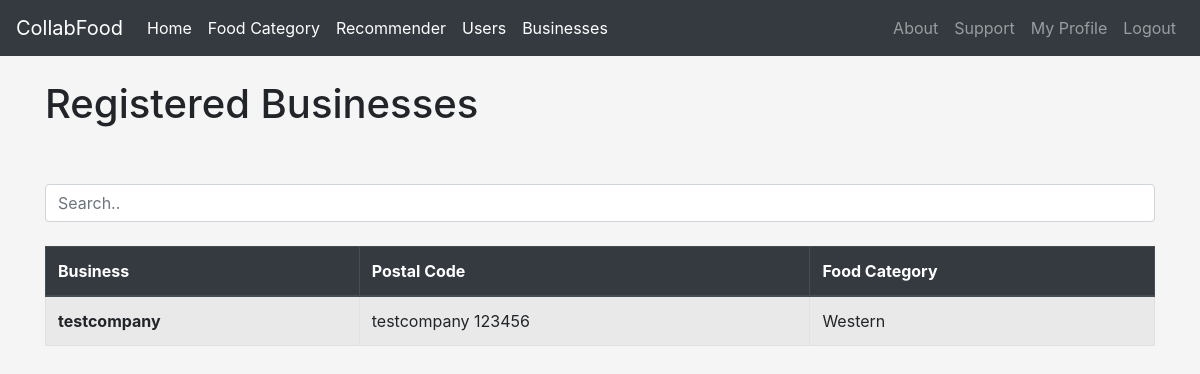
Page /registeredbusinesses (signed in) on the earlier database version.
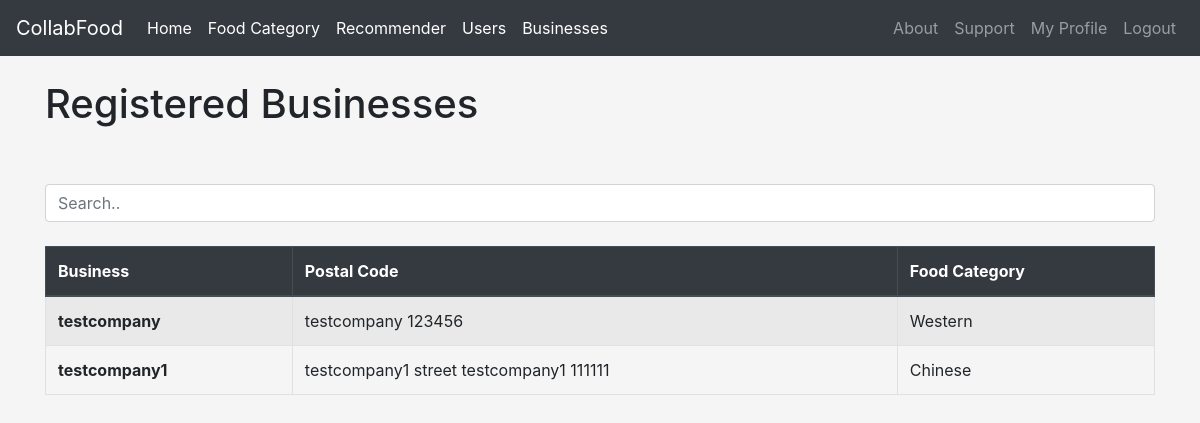
Same page on the later database version.
### Homepage/models.py (models this page shows, shortened)
class BusinessProfile(models.Model):
	user = models.ForeignKey(User, on_delete=models.CASCADE)
	companyName = models.CharField(max_length=50)
	uen = models.CharField(max_length=10)
	phone = models.CharField(max_length=8)
	address = models.CharField(max_length=100)
	postalCode = models.CharField(max_length=6)
	foodCategory = models.ForeignKey(FoodCategory, on_delete=models.CASCADE, related_name='business_food_category')

class FoodCategory(models.Model):
	categoryName = models.CharField(max_length=30)
	adminID = models.IntegerField()

### Homepage/views.py (the view)
# urls.py: path('registeredbusinesses',views.registered_businesses ,name='registeredBusinesses'),
def registered_businesses(request):
	user_type = UserType.objects.get(user=request.user)
	if user_type.userType in ['user','business']:
		businesses = BusinessProfile.objects.filter(user__is_active=True)
	else:
		businesses = BusinessProfile.objects.all()
	context = {'user_type': user_type, 'businesses':businesses}
	return render(request, 'registeredbusinesses.html', context)

### Homepage/templates/registeredbusinesses.html (shortened to what this page needs)
{% extends 'base.html' %}
{% block content %}
<h1>Registered Businesses</h1>
<br>
<br>
<input class="form-control" id="searchCategory" type="text" placeholder="Search..">
<br>
<table class="table table-striped table-bordered table-hover">
  <thead class="thead-dark">
    <tr>
      <th scope="col">Business</th>
      <th scope="col">Postal Code</th>
      <th scope="col">Food Category</th>
    </tr>
  </thead>
  <tbody id="Category">
  	{% if businesses %}
  		{% for item in businesses%}
  			<tr>
  			<th scope="row">{{ item.companyName }}</th>
  			<td>{{item.address}} {{item.postalCode}}</td>
  			<td>{{item.foodCategory.categoryName}}</td>
  			</tr>
  		{% endfor %}
  	{% endif %}
  </tbody>
</table>
{% endblock %}

### Homepage/templates/base.html (shortened to what this page needs)
<!doctype html>
<html lang="en">
  <head>
    <link rel="stylesheet" href="https://cdn.jsdelivr.net/npm/bootstrap@4.6.2/dist/css/bootstrap.min.css">
  </head>
  <body style="background-color: #f5f5f5;">
  	<nav class="navbar sticky-top navbar-expand-lg navbar-dark bg-dark">
	  <a class="navbar-brand" href="{% url 'landing' %}">CollabFood</a>
	  <div class="collapse navbar-collapse" id="navbarSupportedContent">
	    <ul class="navbar-nav mr-auto">
	      {% if user.is_authenticated %}
					{% if user_type.userType == 'admin' %}
		      <li class="nav-item active">
					  <a class="nav-link" href="{% url 'adminhome' %}">Home <span class="sr-only">(current)</span></a>
					</li>
					<li class="nav-item active">
					    <a class="nav-link" href="{% url 'foodcategory' %}">Food Category <span class="sr-only">(current)</span></a>
				  </li>
				  <li class="nav-item active">
					  <a class="nav-link" href="{% url 'recommenderpage' %}">Recommender <span class="sr-only">(current)</span></a>
					</li>
					<li class="nav-item active">
					  <a class="nav-link" href="{% url 'searchusers' %}">Users <span class="sr-only">(current)</span></a>
					</li>
					{% elif user_type.userType == 'business'%}
		      <li class="nav-item active">
					  <a class="nav-link" href="{% url 'landing' %}">Home <span class="sr-only">(current)</span></a>
					</li>
					{% endif %}
					<li class="nav-item active">
					    <a class="nav-link" href="{% url 'registeredBusinesses' %}">Businesses <span class="sr-only">(current)</span></a>
				  </li>
	      {% endif %}
	    </ul>
	    <ul class="navbar-nav ml-auto">
	    	<li class="nav-item">
	        <a class="nav-link" href="{% url 'about' %}">About <span class="sr-only">(current)</span></a>
	      </li>
	    	<li class="nav-item">
        	<a class="nav-link" href="{% url 'customersupport' %}">Support <span class="sr-only">(current)</span></a>
	      </li>
	    	{% if user.is_authenticated %}
	    		<li class="nav-item">
					  <a class="nav-link" href="{% url 'profile' %}">My Profile <span class="sr-only">(current)</span></a>
					</li>
		      <li class="nav-item">
	        	<a class="nav-link" href="{% url 'logout' %}">Logout <span class="sr-only">(current)</span></a>
		      </li>
	    	{% endif %}
	    </ul>
	  </div>
	</nav>
	<div class="container">
		<br>
		{% block content %}
		{% endblock %}
	</div>
  </body>
</html>

Differences in the rows shown:
added BusinessProfile: companyName "testcompany1", address "testcompany1 street testcompany1", postalCode "111111", foodCategory.categoryName "Chinese"
